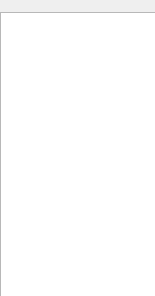
<?xml version='1.0' encoding='UTF-8'?> 
<ui version='4.0'>
 <class>Dialog</class>
 <widget class='QDialog' name='Dialog'>
      <property name='geometry'>
        <rect>
         <x>0</x>
         <y>0</y>
         <width>155</width>
         <height>296</height>
        </rect>
      </property>
  <property name='dlg_script'>
   <string>Dialog</string>
  </property>
     <widget class='QPushButton' name='PB_EDIT'>
      <property name='geometry'>
        <rect>
         <x>185</x>
         <y>660</y>
         <width>87</width>
         <height>25</height>
        </rect>
      </property>
        <property name='text'>
         <string>Edit...</string>
        </property>
       </widget>
     <widget class='QPushButton' name='PB_DEL'>
      <property name='geometry'>
        <rect>
         <x>95</x>
         <y>660</y>
         <width>87</width>
         <height>25</height>
        </rect>
      </property>
        <property name='text'>
         <string>Delete</string>
        </property>
       </widget>
     <widget class='QPushButton' name='PB_NEW'>
      <property name='geometry'>
        <rect>
         <x>5</x>
         <y>660</y>
         <width>87</width>
         <height>25</height>
        </rect>
      </property>
        <property name='text'>
         <string>New...</string>
        </property>
       </widget>
     <widget class='QListWidget' name='IDC_LIST1'>
      <property name='geometry'>
        <rect>
         <x>0</x>
         <y>12</y>
         <width>372</width>
         <height>637</height>
        </rect>
      </property>
       </widget>
      </widget>
   <resources/>
 <connections/>
</ui> 
